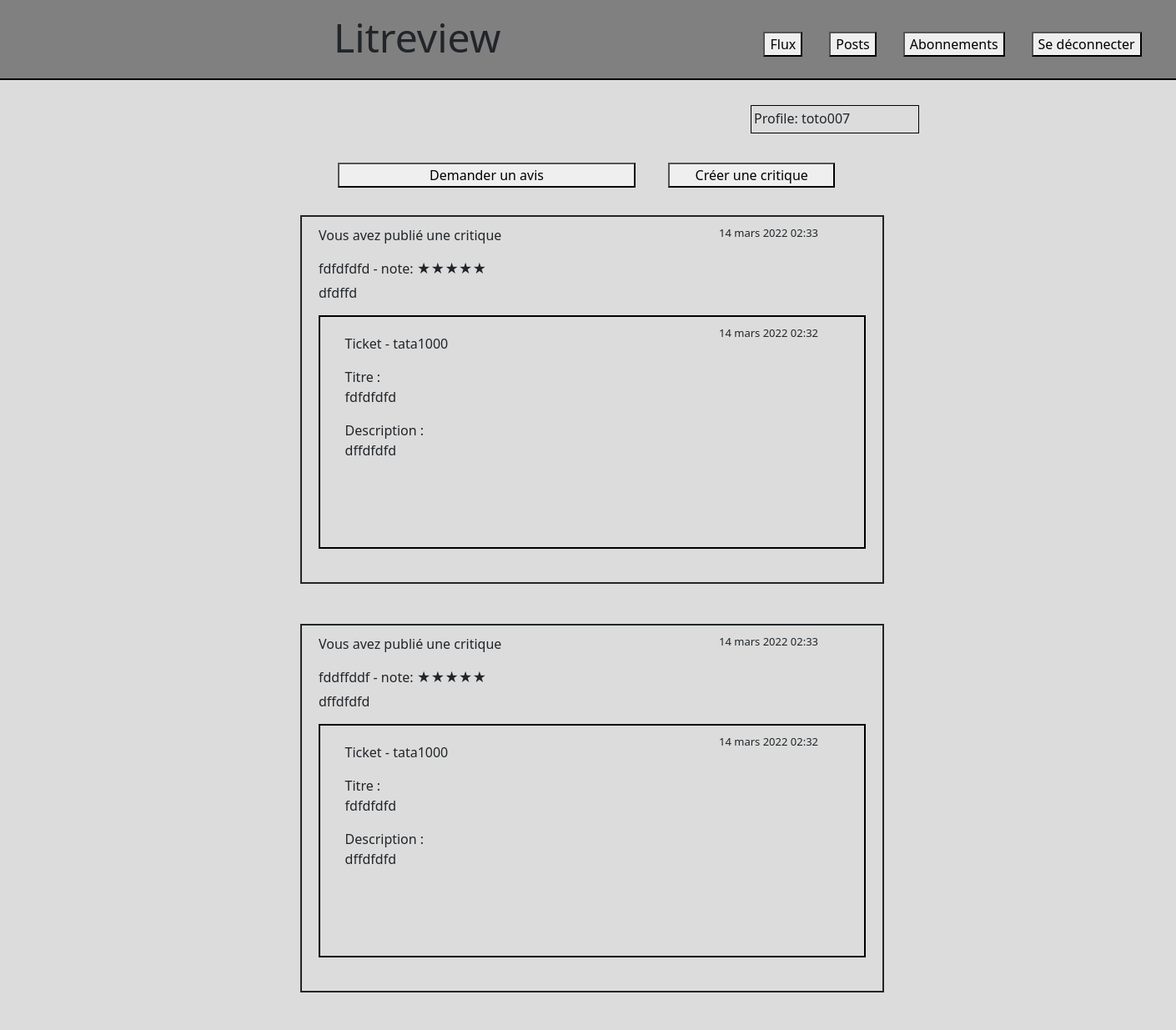
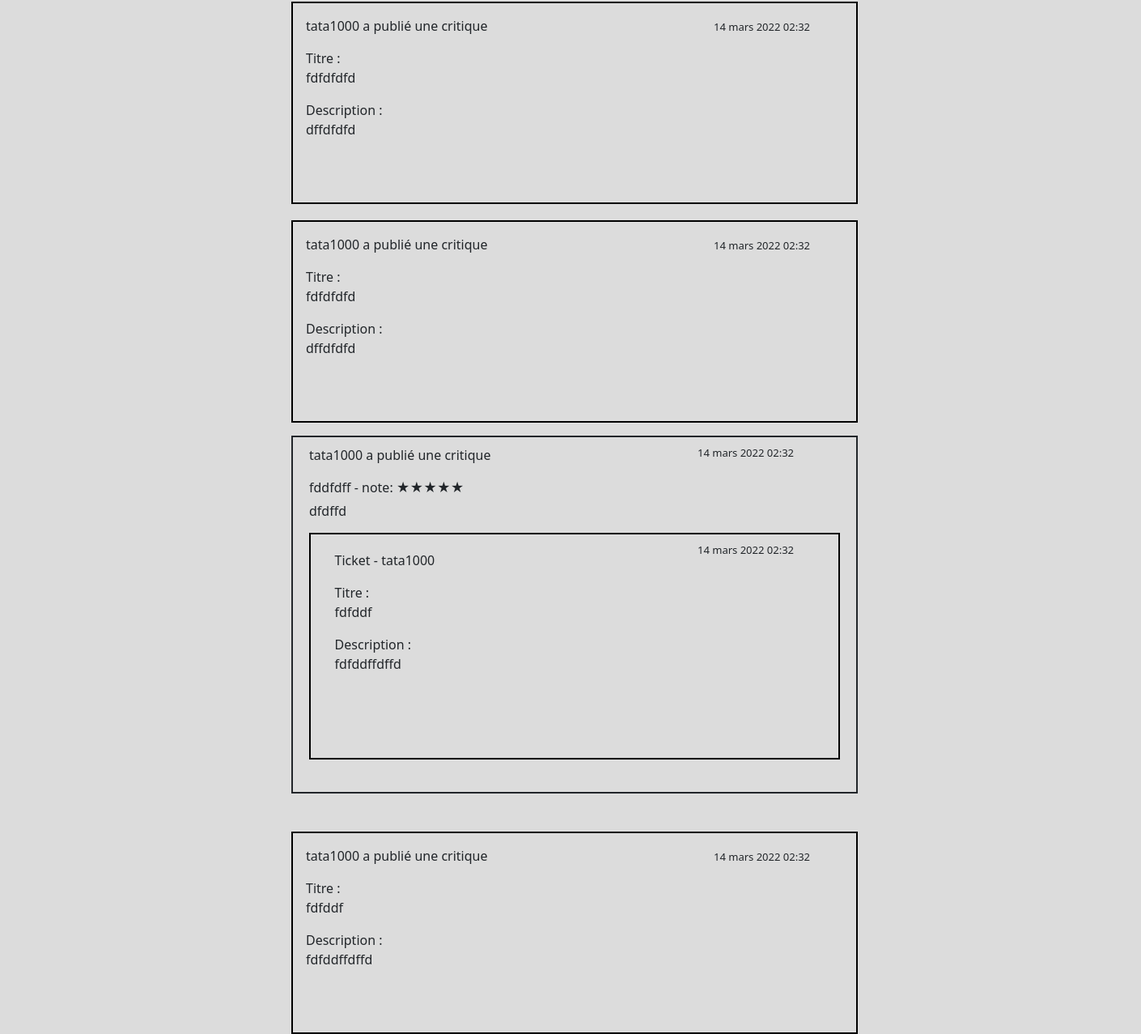
The app's page /flux/ (signed in), older data (2 pictures, top to bottom).
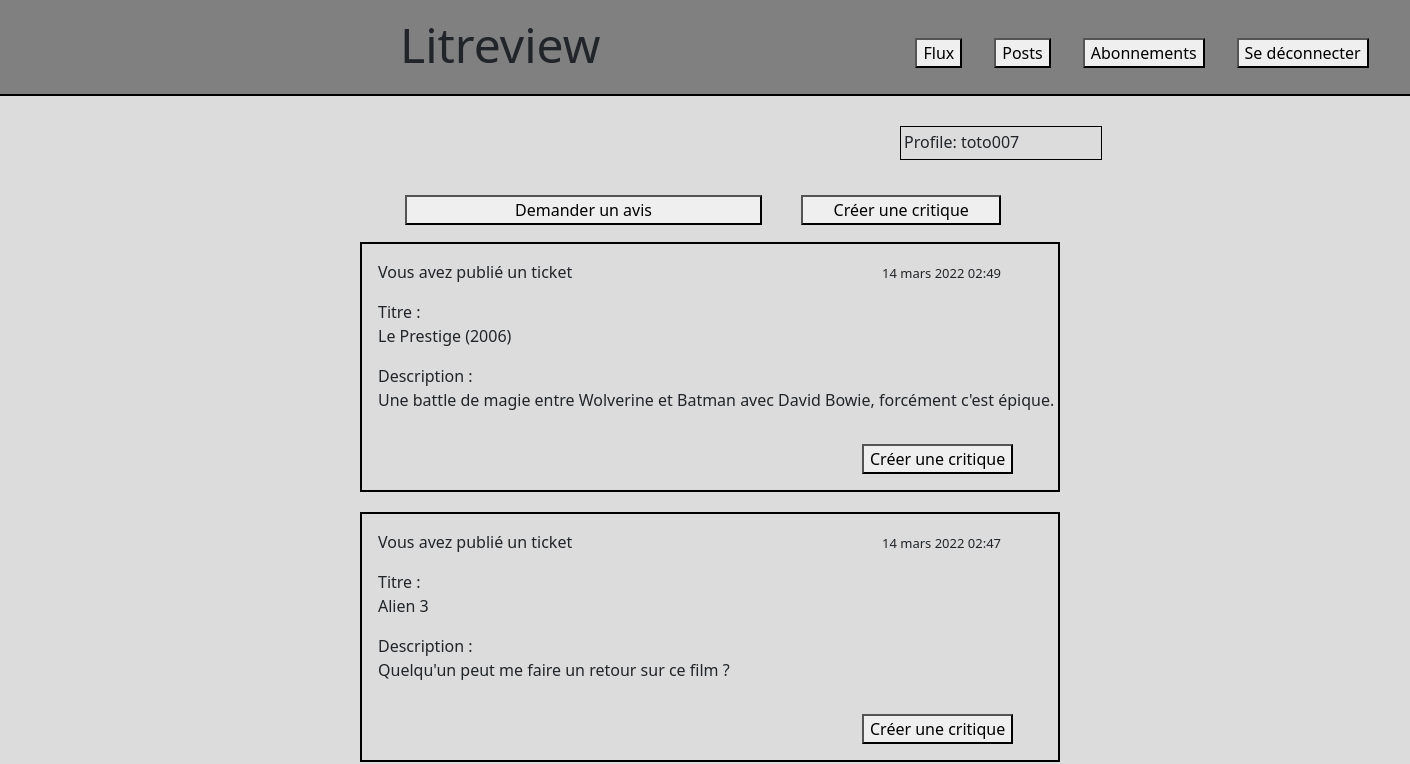
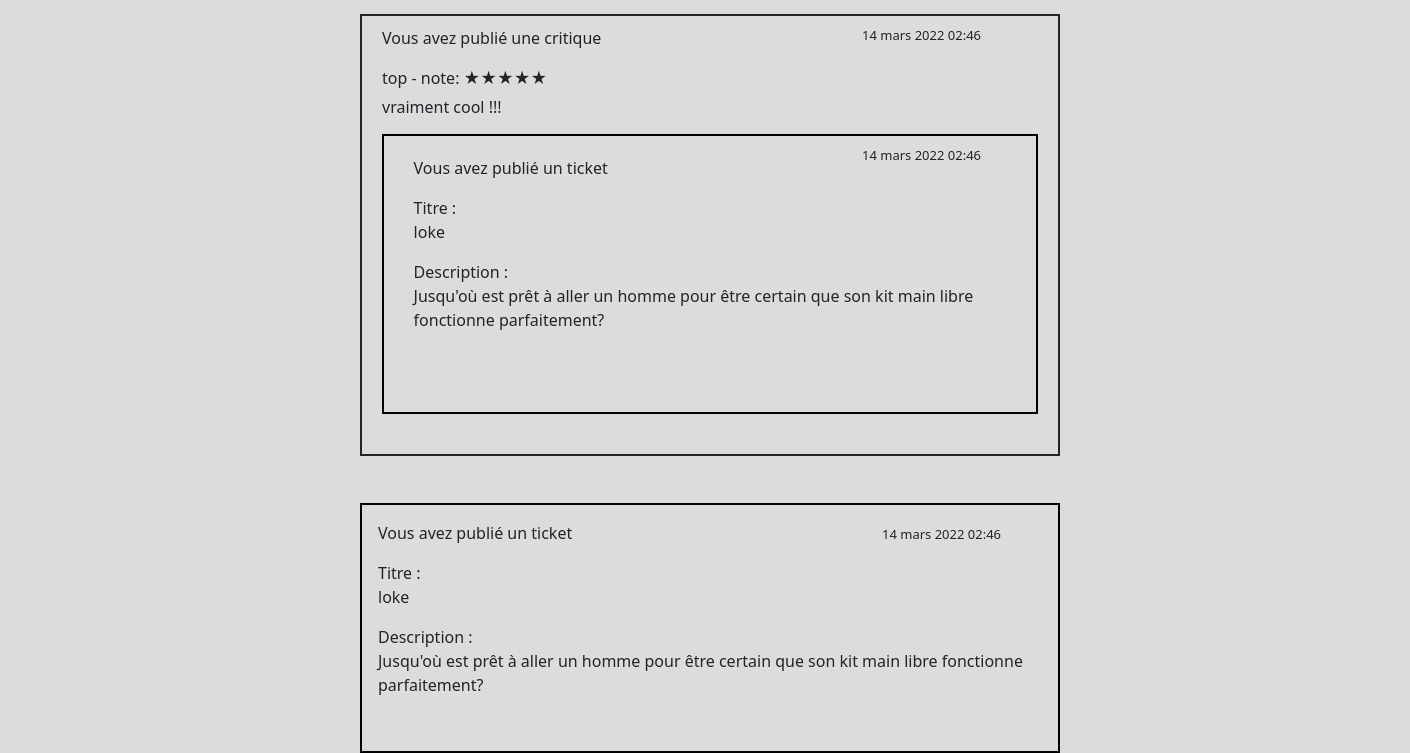
The same page, newer data (2 pictures, top to bottom).
### litreview/models.py (models this page shows, shortened)
class Review(models.Model):
    ticket = models.ForeignKey(Ticket, on_delete=models.CASCADE)
    rating = models.PositiveSmallIntegerField(validators=[MinValueValidator(0), MaxValueValidator(5)])
    user = models.ForeignKey(settings.AUTH_USER_MODEL, on_delete=models.CASCADE)
    headline = models.CharField(max_length=128)
    body = models.TextField(max_length=8192, blank=True)
    time_created = models.DateTimeField(auto_now_add=True)
    answer_review = models.BooleanField(default=False)

class Ticket(models.Model):
    title = models.CharField(max_length=128)
    description = models.TextField(max_length=128)
    user = models.ForeignKey(settings.AUTH_USER_MODEL, on_delete=models.CASCADE)
    time_created = models.DateTimeField(auto_now_add=True)
    answer_review = models.BooleanField(default=False)

### authentication/models.py (models this page shows)
class User(AbstractUser):
    pass

### litreview/views.py (the view)
# urls.py: path('', FluxView.as_view(), name='litreview-flux'),
class FluxView(LoginRequiredMixin, ListView):
    template_name = 'litreview/flux.html'
    def get_queryset(self):
        user_following_by = self.request.user.following_by.values('user')
        review_following = Review.objects.filter(user__in=user_following_by)
        review_answer = Review.objects.exclude(user=self.request.user).filter(ticket__user=self.request.user)
        user_review = Review.objects.filter(user=self.request.user)
        qs_review = user_review.union(review_following)
        ticket_following = Ticket.objects.filter(user__in=user_following_by)
        user_ticket = Ticket.objects.filter(user=self.request.user)
        qs_ticket = user_ticket.union(ticket_following)
        posts = sorted(chain(qs_review, qs_ticket, review_answer), key=lambda post: post.time_created, reverse=True)
        qs = [{ContentType.objects.get_for_model(type(x)).name: x} for x in posts]
        return qs

### litreview/templates/litreview/flux.html (shortened to what this page needs)
{% extends "litreview/base.html" %}
{% block content %}
    <div id = "btn-createticketcreate-critique">
        <a href="{% url 'litreview-createticket' %}">
            <button class= "button-ask-critique" type="button">Demander un avis</button>
        </a>
        <a href="{% url 'litreview-createcritique' %}">
            <button class= "button-create-critique" type="button">Créer une critique</button>
        </a>
    </div>
    <div>
        {% for obj in object_list %}
            {% if obj.ticket %}
                <div class="ticket-flux">
                    {% include 'litreview/ticket.html' %}
                    {% if obj.ticket.answer_review == False %}
                        <div class="btn-modificationpos-ticket">
                                <a href="{% url 'litreview-answercritique' obj.ticket.id %}">
                                    <button class ="ticket-btn-modified" type="button">Créer une critique</button></a>
                        </div>
                    {% elif user.username != obj.ticket.user.username and obj.ticket.answer_review == False %}
                        <div class="btn-modificationpos-ticket">
                                <a href="{% url 'litreview-answercritique' obj.ticket.id %}">
                                    <button class ="ticket-btn-modified" type="button">Créer une critique</button></a>
                        </div>
                    {% endif %}
                </div>
            {% elif obj.review %}
                <div class="review-main-flux">
                    {% include 'litreview/review.html' %}
                </div>
            {% endif %}
        {% endfor %}
    </div>
{% endblock %}

### litreview/templates/litreview/ticket.html
{% block content %}
    <div class="ticket-user">
        {% if user.username == obj.ticket.user.username %}
            <p>Vous avez publié un ticket</p>
        {% else %}
            <p> {{obj.ticket.user.username}} a publié une critique</p>
        {% endif %}
        <div class="ticket-title-post">Titre : <p>{{ obj.ticket.title }}</p></div>
        <div class="ticket-description-post">Description :<p>{{ obj.ticket.description}}</p></div>
        <div class="ticket-post-time"><p>{{ obj.ticket.time_created }}</p></div>
    </div>
{% endblock %}

### litreview/templates/litreview/review.html
{% block content %}
  <div class="reviewflux">
      {% if user.username == obj.review.user.username %}
          <div class="review-user-flux"><p> Vous avez publié une critique</p></div>
      {% else %}
          <div class="review-user-flux"><p> {{obj.review.user.username}} a publié une critique</p></div>
      {% endif %}
      <div class="head-review-posts">
          <span>{{ obj.review.headline }} - note:
          {% if obj.review.rating == 1 %}
              <span>★</span>
          {% elif obj.review.rating == 2  %}
              <span>★★</span>
          {% elif obj.review.rating == 3  %}
              <span>★★★</span>
          {% elif obj.review.rating == 4  %}
              <span>★★★★</span>
          {% elif obj.review.rating == 5  %}
              <span>★★★★★</span>
          {% endif %}
      </span>
      </div>
          <div class="body-review-flux">{{ obj.review.body }}</div>
          <div class="post-time-review">{{ obj.review.time_created }}</div>
          <div class="review-ticket">
              {% if user.username == obj.review.ticket.user.username %}
                  <div class="review-user-flux" ><p>Vous avez publié un ticket</p></div>
              {% else %}
                  <div class="review-user-flux" ><p>Ticket - {{obj.review.ticket.user.username}}</p></div>
              {% endif %}
              <div class="titlepost">Titre : <p>{{ obj.review.ticket.title }}</p></div>
              <div class="descriptionpost">Description :<p>{{ obj.review.ticket.description}}</p></div>
              <div class="post-time"><p>{{ obj.review.ticket.time_created }}</p></div>
          </div>
    </div>
{% endblock %}

Row changes from the older to the newer data that the page shows:
removed Review: shows "Vous avez publié une critique", review.headline "fdfdfdfd", review.body "dfdffd", review.time_created "14 mars 2022 02:33", review.ticket.user.username "tata1000", review.ticket "fdfdfdfd", review.ticket.description "dffdfdfd", review.ticket.time_created "14 mars 2022 02:32"
removed Review: shows "Vous avez publié une critique", review.headline "fddffddf", review.body "dffdfdfd", review.time_created "14 mars 2022 02:33", review.ticket.user.username "tata1000", review.ticket "fdfdfdfd", review.ticket.description "dffdfdfd", review.ticket.time_created "14 mars 2022 02:32"
removed Ticket: ticket.user.username "tata1000", ticket "fdfdfdfd", ticket.description "dffdfdfd", ticket.time_created "14 mars 2022 02:32"
removed Ticket: ticket.user.username "tata1000", ticket "fdfdfdfd", ticket.description "dffdfdfd", ticket.time_created "14 mars 2022 02:32"
removed Review: review.user.username "tata1000", review.headline "fddfdff", review.body "dfdffd", review.time_created "14 mars 2022 02:32", review.ticket.user.username "tata1000", review.ticket "fdfddf", review.ticket.description "fdfddffdffd", review.ticket.time_created "14 mars 2022 02:32"
removed Ticket: ticket.user.username "tata1000", ticket "fdfddf", ticket.description "fdfddffdffd", ticket.time_created "14 mars 2022 02:32"
added Ticket: shows "Vous avez publié un ticket", ticket "Le Prestige (2006)", ticket.description "Une battle de magie entre Wolverine et Batman avec David Bowie, forcément c'est épique.", ticket.time_created "14 mars 2022 02:49", answer_review "Créer une critique"
added Ticket: shows "Vous avez publié un ticket", ticket "Alien 3", ticket.description "Quelqu'un peut me faire un retour sur ce film ?", ticket.time_created "14 mars 2022 02:47", answer_review "Créer une critique"
added Review: shows "Vous avez publié une critique", review.headline "top", review.body "vraiment cool !!!", review.time_created "14 mars 2022 02:46", shows "Vous avez publié un ticket", review.ticket "loke", review.ticket.description "Jusqu'où est prêt à aller un homme pour être certain que son kit main libre fonctionne parfaitement?", review.ticket.time_created "14 mars 2022 02:46"
added Ticket: shows "Vous avez publié un ticket", ticket "loke", ticket.description "Jusqu'où est prêt à aller un homme pour être certain que son kit main libre fonctionne parfaitement?", ticket.time_created "14 mars 2022 02:46"
